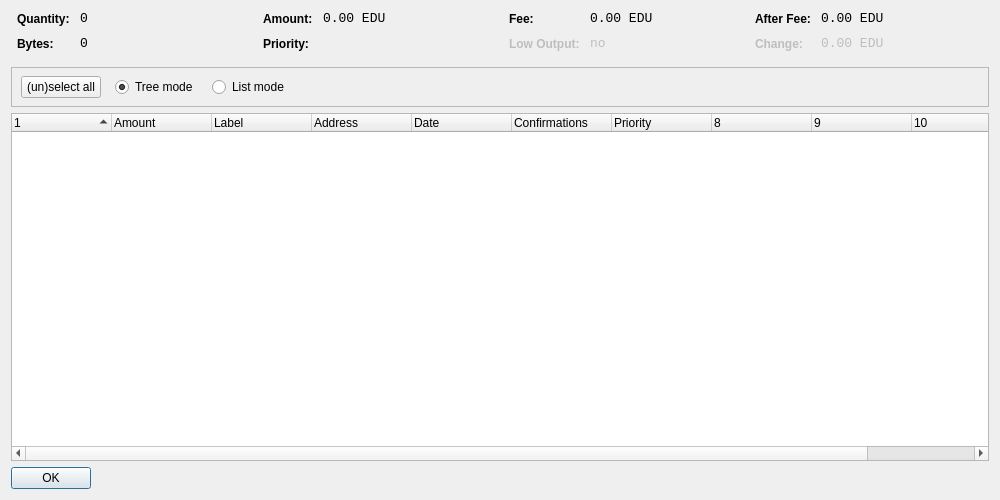
<?xml version="1.0" encoding="UTF-8"?>
<ui version="4.0">
 <class>CoinControlDialog</class>
 <widget class="QDialog" name="CoinControlDialog">
  <property name="geometry">
   <rect>
    <x>0</x>
    <y>0</y>
    <width>1000</width>
    <height>500</height>
   </rect>
  </property>
  <property name="windowTitle">
   <string>Coin Control</string>
  </property>
  <layout class="QVBoxLayout" name="verticalLayout">
   <item>
    <layout class="QHBoxLayout" name="horizontalLayoutTop" stretch="0,0,0,0">
     <property name="topMargin">
      <number>0</number>
     </property>
     <property name="bottomMargin">
      <number>10</number>
     </property>
     <item>
      <layout class="QFormLayout" name="formLayoutCoinControl1">
       <property name="horizontalSpacing">
        <number>10</number>
       </property>
       <property name="verticalSpacing">
        <number>10</number>
       </property>
       <property name="leftMargin">
        <number>6</number>
       </property>
       <property name="rightMargin">
        <number>6</number>
       </property>
       <item row="0" column="0">
        <widget class="QLabel" name="labelCoinControlQuantityText">
         <property name="styleSheet">
          <string notr="true">font-weight:bold;</string>
         </property>
         <property name="text">
          <string>Quantity:</string>
         </property>
        </widget>
       </item>
       <item row="0" column="1">
        <widget class="QLabel" name="labelCoinControlQuantity">
         <property name="font">
          <font>
           <family>Monospace</family>
           <pointsize>10</pointsize>
          </font>
         </property>
         <property name="cursor">
          <cursorShape>IBeamCursor</cursorShape>
         </property>
         <property name="contextMenuPolicy">
          <enum>Qt::ActionsContextMenu</enum>
         </property>
         <property name="text">
          <string notr="true">0</string>
         </property>
         <property name="textInteractionFlags">
          <set>Qt::LinksAccessibleByMouse|Qt::TextSelectableByKeyboard|Qt::TextSelectableByMouse</set>
         </property>
        </widget>
       </item>
       <item row="1" column="0">
        <widget class="QLabel" name="labelCoinControlBytesText">
         <property name="styleSheet">
          <string notr="true">font-weight:bold;</string>
         </property>
         <property name="text">
          <string>Bytes:</string>
         </property>
        </widget>
       </item>
       <item row="1" column="1">
        <widget class="QLabel" name="labelCoinControlBytes">
         <property name="font">
          <font>
           <family>Monospace</family>
           <pointsize>10</pointsize>
          </font>
         </property>
         <property name="cursor">
          <cursorShape>IBeamCursor</cursorShape>
         </property>
         <property name="contextMenuPolicy">
          <enum>Qt::ActionsContextMenu</enum>
         </property>
         <property name="text">
          <string notr="true">0</string>
         </property>
         <property name="textInteractionFlags">
          <set>Qt::LinksAccessibleByMouse|Qt::TextSelectableByKeyboard|Qt::TextSelectableByMouse</set>
         </property>
        </widget>
       </item>
      </layout>
     </item>
     <item>
      <layout class="QFormLayout" name="formLayoutCoinControl2">
       <property name="horizontalSpacing">
        <number>10</number>
       </property>
       <property name="verticalSpacing">
        <number>10</number>
       </property>
       <property name="leftMargin">
        <number>6</number>
       </property>
       <property name="rightMargin">
        <number>6</number>
       </property>
       <item row="0" column="0">
        <widget class="QLabel" name="labelCoinControlAmountText">
         <property name="styleSheet">
          <string notr="true">font-weight:bold;</string>
         </property>
         <property name="text">
          <string>Amount:</string>
         </property>
        </widget>
       </item>
       <item row="0" column="1">
        <widget class="QLabel" name="labelCoinControlAmount">
         <property name="font">
          <font>
           <family>Monospace</family>
           <pointsize>10</pointsize>
          </font>
         </property>
         <property name="cursor">
          <cursorShape>IBeamCursor</cursorShape>
         </property>
         <property name="contextMenuPolicy">
          <enum>Qt::ActionsContextMenu</enum>
         </property>
         <property name="text">
          <string notr="true">0.00 EDU</string>
         </property>
         <property name="textInteractionFlags">
          <set>Qt::LinksAccessibleByMouse|Qt::TextSelectableByKeyboard|Qt::TextSelectableByMouse</set>
         </property>
        </widget>
       </item>
       <item row="1" column="0">
        <widget class="QLabel" name="labelCoinControlPriorityText">
         <property name="styleSheet">
          <string notr="true">font-weight:bold;</string>
         </property>
         <property name="text">
          <string>Priority:</string>
         </property>
        </widget>
       </item>
       <item row="1" column="1">
        <widget class="QLabel" name="labelCoinControlPriority">
         <property name="font">
          <font>
           <family>Monospace</family>
           <pointsize>10</pointsize>
          </font>
         </property>
         <property name="cursor">
          <cursorShape>IBeamCursor</cursorShape>
         </property>
         <property name="contextMenuPolicy">
          <enum>Qt::ActionsContextMenu</enum>
         </property>
         <property name="text">
          <string/>
         </property>
         <property name="textInteractionFlags">
          <set>Qt::LinksAccessibleByMouse|Qt::TextSelectableByKeyboard|Qt::TextSelectableByMouse</set>
         </property>
        </widget>
       </item>
      </layout>
     </item>
     <item>
      <layout class="QFormLayout" name="formLayoutCoinControl3">
       <property name="horizontalSpacing">
        <number>10</number>
       </property>
       <property name="verticalSpacing">
        <number>10</number>
       </property>
       <property name="leftMargin">
        <number>6</number>
       </property>
       <property name="rightMargin">
        <number>6</number>
       </property>
       <item row="0" column="0">
        <widget class="QLabel" name="labelCoinControlFeeText">
         <property name="styleSheet">
          <string notr="true">font-weight:bold;</string>
         </property>
         <property name="text">
          <string>Fee:</string>
         </property>
        </widget>
       </item>
       <item row="0" column="1">
        <widget class="QLabel" name="labelCoinControlFee">
         <property name="font">
          <font>
           <family>Monospace</family>
           <pointsize>10</pointsize>
          </font>
         </property>
         <property name="cursor">
          <cursorShape>IBeamCursor</cursorShape>
         </property>
         <property name="contextMenuPolicy">
          <enum>Qt::ActionsContextMenu</enum>
         </property>
         <property name="text">
          <string notr="true">0.00 EDU</string>
         </property>
         <property name="textInteractionFlags">
          <set>Qt::LinksAccessibleByMouse|Qt::TextSelectableByKeyboard|Qt::TextSelectableByMouse</set>
         </property>
        </widget>
       </item>
       <item row="1" column="0">
        <widget class="QLabel" name="labelCoinControlLowOutputText">
         <property name="enabled">
          <bool>false</bool>
         </property>
         <property name="styleSheet">
          <string notr="true">font-weight:bold;</string>
         </property>
         <property name="text">
          <string>Low Output:</string>
         </property>
        </widget>
       </item>
       <item row="1" column="1">
        <widget class="QLabel" name="labelCoinControlLowOutput">
         <property name="enabled">
          <bool>false</bool>
         </property>
         <property name="font">
          <font>
           <family>Monospace</family>
           <pointsize>10</pointsize>
          </font>
         </property>
         <property name="cursor">
          <cursorShape>IBeamCursor</cursorShape>
         </property>
         <property name="contextMenuPolicy">
          <enum>Qt::ActionsContextMenu</enum>
         </property>
         <property name="text">
          <string notr="true">no</string>
         </property>
         <property name="textInteractionFlags">
          <set>Qt::LinksAccessibleByMouse|Qt::TextSelectableByKeyboard|Qt::TextSelectableByMouse</set>
         </property>
        </widget>
       </item>
      </layout>
     </item>
     <item>
      <layout class="QFormLayout" name="formLayoutCoinControl4">
       <property name="horizontalSpacing">
        <number>10</number>
       </property>
       <property name="verticalSpacing">
        <number>10</number>
       </property>
       <property name="leftMargin">
        <number>6</number>
       </property>
       <property name="rightMargin">
        <number>6</number>
       </property>
       <item row="0" column="0">
        <widget class="QLabel" name="labelCoinControlAfterFeeText">
         <property name="styleSheet">
          <string notr="true">font-weight:bold;</string>
         </property>
         <property name="text">
          <string>After Fee:</string>
         </property>
        </widget>
       </item>
       <item row="0" column="1">
        <widget class="QLabel" name="labelCoinControlAfterFee">
         <property name="font">
          <font>
           <family>Monospace</family>
           <pointsize>10</pointsize>
          </font>
         </property>
         <property name="cursor">
          <cursorShape>IBeamCursor</cursorShape>
         </property>
         <property name="contextMenuPolicy">
          <enum>Qt::ActionsContextMenu</enum>
         </property>
         <property name="text">
          <string notr="true">0.00 EDU</string>
         </property>
         <property name="textInteractionFlags">
          <set>Qt::LinksAccessibleByMouse|Qt::TextSelectableByKeyboard|Qt::TextSelectableByMouse</set>
         </property>
        </widget>
       </item>
       <item row="1" column="0">
        <widget class="QLabel" name="labelCoinControlChangeText">
         <property name="enabled">
          <bool>false</bool>
         </property>
         <property name="styleSheet">
          <string notr="true">font-weight:bold;</string>
         </property>
         <property name="text">
          <string>Change:</string>
         </property>
        </widget>
       </item>
       <item row="1" column="1">
        <widget class="QLabel" name="labelCoinControlChange">
         <property name="enabled">
          <bool>false</bool>
         </property>
         <property name="font">
          <font>
           <family>Monospace</family>
           <pointsize>10</pointsize>
          </font>
         </property>
         <property name="cursor">
          <cursorShape>IBeamCursor</cursorShape>
         </property>
         <property name="contextMenuPolicy">
          <enum>Qt::ActionsContextMenu</enum>
         </property>
         <property name="text">
          <string notr="true">0.00 EDU</string>
         </property>
         <property name="textInteractionFlags">
          <set>Qt::LinksAccessibleByMouse|Qt::TextSelectableByKeyboard|Qt::TextSelectableByMouse</set>
         </property>
        </widget>
       </item>
      </layout>
     </item>
    </layout>
   </item>
   <item>
    <widget class="QFrame" name="frame">
     <property name="minimumSize">
      <size>
       <width>0</width>
       <height>40</height>
      </size>
     </property>
     <property name="frameShape">
      <enum>QFrame::StyledPanel</enum>
     </property>
     <property name="frameShadow">
      <enum>QFrame::Sunken</enum>
     </property>
     <widget class="QWidget" name="horizontalLayoutWidget">
      <property name="geometry">
       <rect>
        <x>10</x>
        <y>0</y>
        <width>781</width>
        <height>41</height>
       </rect>
      </property>
      <layout class="QHBoxLayout" name="horizontalLayoutPanel" stretch="0,0,0,0,0">
       <property name="spacing">
        <number>14</number>
       </property>
       <item>
        <widget class="QPushButton" name="pushButtonSelectAll">
         <property name="sizePolicy">
          <sizepolicy hsizetype="Maximum" vsizetype="Fixed">
           <horstretch>0</horstretch>
           <verstretch>0</verstretch>
          </sizepolicy>
         </property>
         <property name="text">
          <string>(un)select all</string>
         </property>
        </widget>
       </item>
       <item>
        <widget class="QRadioButton" name="radioTreeMode">
         <property name="sizePolicy">
          <sizepolicy hsizetype="Maximum" vsizetype="Fixed">
           <horstretch>0</horstretch>
           <verstretch>0</verstretch>
          </sizepolicy>
         </property>
         <property name="text">
          <string>Tree mode</string>
         </property>
         <property name="checked">
          <bool>true</bool>
         </property>
        </widget>
       </item>
       <item>
        <widget class="QRadioButton" name="radioListMode">
         <property name="sizePolicy">
          <sizepolicy hsizetype="Maximum" vsizetype="Fixed">
           <horstretch>0</horstretch>
           <verstretch>0</verstretch>
          </sizepolicy>
         </property>
         <property name="text">
          <string>List mode</string>
         </property>
        </widget>
       </item>
       <item>
        <spacer name="horizontalSpacer">
         <property name="orientation">
          <enum>Qt::Horizontal</enum>
         </property>
         <property name="sizeHint" stdset="0">
          <size>
           <width>40</width>
           <height>20</height>
          </size>
         </property>
        </spacer>
       </item>
      </layout>
     </widget>
    </widget>
   </item>
   <item>
    <widget class="CoinControlTreeWidget" name="treeWidget">
     <property name="contextMenuPolicy">
      <enum>Qt::CustomContextMenu</enum>
     </property>
     <property name="sortingEnabled">
      <bool>false</bool>
     </property>
     <property name="columnCount">
      <number>11</number>
     </property>
     <attribute name="headerShowSortIndicator" stdset="0">
      <bool>true</bool>
     </attribute>
     <attribute name="headerStretchLastSection">
      <bool>false</bool>
     </attribute>
     <column>
      <property name="text">
       <string/>
      </property>
     </column>
     <column>
      <property name="text">
       <string>Amount</string>
      </property>
     </column>
     <column>
      <property name="text">
       <string>Label</string>
      </property>
     </column>
     <column>
      <property name="text">
       <string>Address</string>
      </property>
     </column>
     <column>
      <property name="text">
       <string>Date</string>
      </property>
     </column>
     <column>
      <property name="text">
       <string>Confirmations</string>
      </property>
      <property name="toolTip">
       <string>Confirmed</string>
      </property>
     </column>
     <column>
      <property name="text">
       <string>Priority</string>
      </property>
     </column>
     <column>
      <property name="text">
       <string/>
      </property>
     </column>
     <column>
      <property name="text">
       <string/>
      </property>
     </column>
     <column>
      <property name="text">
       <string/>
      </property>
     </column>
     <column>
      <property name="text">
       <string/>
      </property>
     </column>
    </widget>
   </item>
   <item>
    <widget class="QDialogButtonBox" name="buttonBox">
     <property name="sizePolicy">
      <sizepolicy hsizetype="Maximum" vsizetype="Fixed">
       <horstretch>0</horstretch>
       <verstretch>0</verstretch>
      </sizepolicy>
     </property>
     <property name="orientation">
      <enum>Qt::Horizontal</enum>
     </property>
     <property name="standardButtons">
      <set>QDialogButtonBox::Ok</set>
     </property>
    </widget>
   </item>
  </layout>
 </widget>
 <customwidgets>
  <customwidget>
   <class>CoinControlTreeWidget</class>
   <extends>QTreeWidget</extends>
   <header>coincontroltreewidget.h</header>
  </customwidget>
 </customwidgets>
 <resources/>
 <connections/>
</ui>
